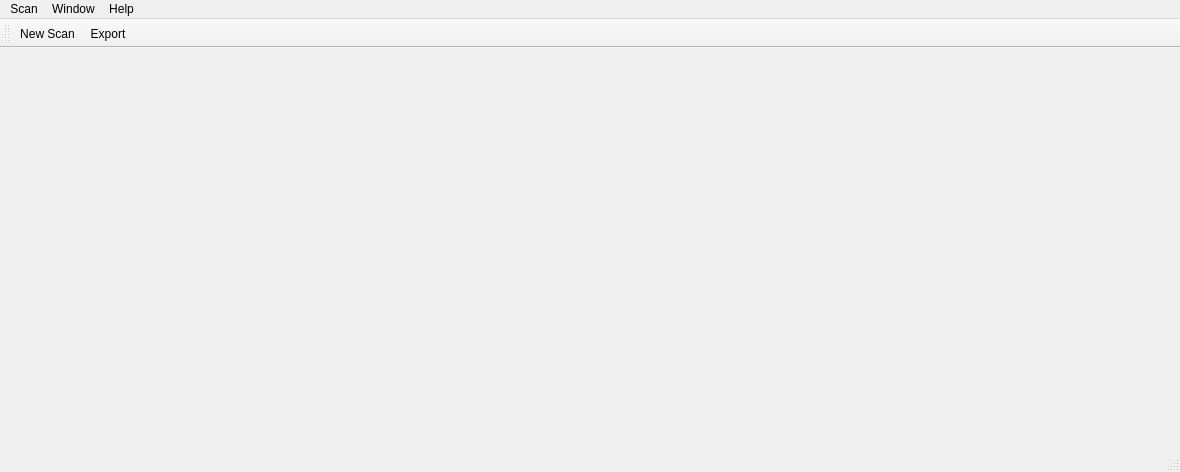
<?xml version="1.0" encoding="UTF-8"?>
<ui version="4.0">
 <class>ScannerWindow</class>
 <widget class="QMainWindow" name="ScannerWindow">
  <property name="geometry">
   <rect>
    <x>0</x>
    <y>0</y>
    <width>1180</width>
    <height>472</height>
   </rect>
  </property>
  <property name="windowTitle">
   <string>PyMagic - File Scanner</string>
  </property>
  <property name="styleSheet">
   <string notr="true"/>
  </property>
  <widget class="QWidget" name="centralwidget">
   <layout class="QGridLayout" name="gridLayout_4">
    <property name="margin">
     <number>0</number>
    </property>
    <item row="0" column="0">
     <widget class="QTabWidget" name="tabWidget">
      <property name="documentMode">
       <bool>true</bool>
      </property>
      <property name="tabsClosable">
       <bool>true</bool>
      </property>
      <property name="movable">
       <bool>true</bool>
      </property>
     </widget>
    </item>
   </layout>
  </widget>
  <widget class="QMenuBar" name="menubar">
   <property name="geometry">
    <rect>
     <x>0</x>
     <y>0</y>
     <width>1180</width>
     <height>22</height>
    </rect>
   </property>
   <widget class="QMenu" name="menuFile">
    <property name="title">
     <string>Scan</string>
    </property>
    <addaction name="actionNew_Scan"/>
    <addaction name="actionExport_as_Fileset_Package"/>
   </widget>
   <widget class="QMenu" name="menuHelp">
    <property name="title">
     <string>Help</string>
    </property>
    <addaction name="actionAbout"/>
   </widget>
   <widget class="QMenu" name="menuWindow">
    <property name="title">
     <string>Window</string>
    </property>
    <addaction name="actionShow_Introduction"/>
    <addaction name="actionShow_Scan_Files"/>
   </widget>
   <addaction name="menuFile"/>
   <addaction name="menuWindow"/>
   <addaction name="menuHelp"/>
  </widget>
  <widget class="QStatusBar" name="statusbar">
   <property name="styleSheet">
    <string notr="true"/>
   </property>
  </widget>
  <widget class="QToolBar" name="toolBar">
   <property name="windowTitle">
    <string>toolBar</string>
   </property>
   <property name="allowedAreas">
    <set>Qt::BottomToolBarArea|Qt::TopToolBarArea</set>
   </property>
   <attribute name="toolBarArea">
    <enum>TopToolBarArea</enum>
   </attribute>
   <attribute name="toolBarBreak">
    <bool>false</bool>
   </attribute>
   <addaction name="actionNew_Scan"/>
   <addaction name="actionExport_as_Fileset_Package"/>
  </widget>
  <action name="actionNew_Scan">
   <property name="icon">
    <iconset resource="ScannerWindow.qrc">
     <normaloff>:/icons/icons/FileSet Magic_32.png</normaloff>:/icons/icons/FileSet Magic_32.png</iconset>
   </property>
   <property name="text">
    <string>New Scan...</string>
   </property>
   <property name="shortcut">
    <string>Ctrl+N</string>
   </property>
   <property name="iconVisibleInMenu">
    <bool>false</bool>
   </property>
  </action>
  <action name="actionAbout">
   <property name="text">
    <string>About...</string>
   </property>
  </action>
  <action name="actionExport_as_Fileset_Package">
   <property name="icon">
    <iconset resource="ScannerWindow.qrc">
     <normaloff>:/icons/icons/Registry_32.png</normaloff>:/icons/icons/Registry_32.png</iconset>
   </property>
   <property name="text">
    <string>Export as Fileset/Package...</string>
   </property>
   <property name="iconText">
    <string>Export</string>
   </property>
   <property name="toolTip">
    <string>Export</string>
   </property>
   <property name="shortcut">
    <string>Ctrl+E</string>
   </property>
   <property name="iconVisibleInMenu">
    <bool>false</bool>
   </property>
  </action>
  <action name="actionShow_Introduction">
   <property name="text">
    <string>Show Introduction...</string>
   </property>
  </action>
  <action name="actionShow_Scan_Files">
   <property name="text">
    <string>Show Scan Files...</string>
   </property>
  </action>
 </widget>
 <resources>
  <include location="ScannerWindow.qrc"/>
 </resources>
 <connections/>
</ui>
